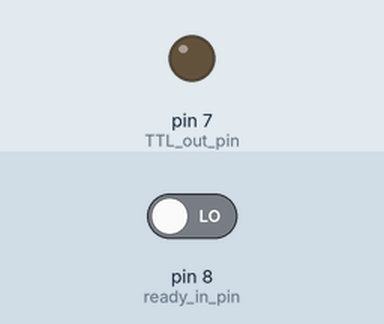
The sketch below on a simulated Arduino Uno, built with avr-gcc and run on an emulated ATmega328P. Parts: output pins drawn as LEDs (lit = HIGH). Dashed ring = blinking. Inputs (shaded band) come from the test bench; at power-on: pin 8 (ready_in_pin) LOW. Random numbers use the default seed unless the sketch sets one.

Above: at 1.2 s.
1.3 s: pin 8 (ready_in_pin) driven HIGH
At 8.07 s:
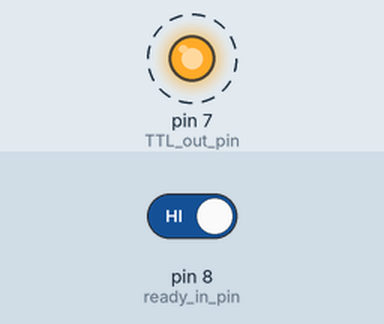
Timing chart, 0 to 10.3 s (numbered marks = the images above; inputs shaded):
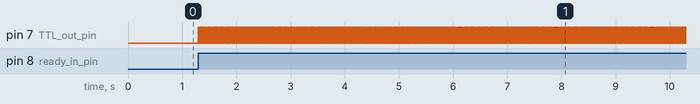

The sketch:

ttl_ardu.ino
```cpp
#define TTL_out_pin 7
#define ready_in_pin 8


// Configure _______________________________________
int pulse_width = 10;                               // milliseconds
long duration = 10;                                 // seconds
long interpulseinterval = 5;                        // minutes

//int freqs[] = {5, 10, 20, 30, 40, 50};
int freqs[] = {50, 50, 50};


// Dont touch
bool state;
int freqs_size = sizeof(freqs) / sizeof(freqs[0]); // numBytes / size of a byte

void pulse_out(int pin, int duration, int freq, int pulse_width) {

  int total_pulses = duration * freq; // number of seconds * pulses per second
  int period = 1000 / freq; // number of periods that fit into a single second (1000)

  for (int i = 0; i < total_pulses; i++) {
    digitalWrite(pin, HIGH);
    delay(pulse_width);
    digitalWrite(pin, LOW);
    delay(period - pulse_width);
  }
}

void setup() {
  pinMode(TTL_out_pin, OUTPUT);
  pinMode(ready_in_pin, INPUT);
}

void loop() {
  state = digitalRead(ready_in_pin);
  if (state == HIGH) {
    for (int i = 0; i < freqs_size; i++) {
      pulse_out(TTL_out_pin, duration, freqs[i], pulse_width);
      delay(interpulseinterval * 60000);
    }
  }
}
```

LED.cpp
```cpp
#include "LED.h"
#include "Arduino.h"

// constructor
LED::LED(int pin) {
  pinMode(pin, OUTPUT);
  _pin = pin;
}

void LED::LED_on() {
  digitalWrite(_pin, HIGH);
}

void LED::LED_off() {
  digitalWrite(_pin, LOW);
}
```

LED.h
```cpp
#ifndef LED_h
#define LED_h

#include "Arduino.h"

class LED {
  public:
    LED(int pin); // Constructor
    void LED_on();
    void LED_off();
  private:
    int _pin;
};

#endif
```

alignment.cpp
```cpp
#include "alignment.h"
#include "Arduino.h"


alignment::alignment(int pin) {
  pinMode(pin, OUTPUT);
  _pin = pin;
}

void alignment::align_onset() {
  digitalWrite(_pin, HIGH);
}

void alignment::align_offset() {
  digitalWrite(_pin, LOW);
}

void alignment:: align_shunt(bool what_to_shunt) {
  digitalWrite(_pin, what_to_shunt);
}
```

alignment.h
```cpp
#ifndef alignment_h
#define alignment_h

#include "Arduino.h"

class alignment {
  public:
    alignment(int pin); // constructor
    void align_onset();
    void align_offset();
    void align_shunt(bool what_to_shunt);
  private:
    int _pin;
};

#endif
```

lick_sensor.cpp
```cpp
#include "lick_sensor.h"
#include "Arduino.h"

// constructor
lick_sensor::lick_sensor(int pin) {
  pinMode(pin, INPUT);
  _pin = pin;
}

bool lick_sensor::is_licked(int n_checks) {
  for (int i = 0; i < n_checks; i++) {
    if (digitalRead(_pin) == true) {return true;}
  }
  return false;
}
```

lick_sensor.h
```cpp
#ifndef lick_sensor_h
#define lick_sensor_h

#include "Arduino.h"

class lick_sensor {
  public:
    lick_sensor(int pin); // Constructor
    bool is_licked(int);
  private:
    int _pin;
};

#endif
```

looming.cpp
```cpp
#include "looming.h"
#include "Arduino.h"

// constructor
looming::looming(int pin) {
  pinMode(pin, OUTPUT);
  _pin = pin;
}

void looming::loom_on() {
  digitalWrite(_pin, HIGH);
}

void looming::loom_off() {
  digitalWrite(_pin, LOW);
} 
```

looming.h
```cpp
#ifndef looming_h
#define looming_h

#include "Arduino.h"

class looming {
  public:
    looming(int pin); // Constructor
    void loom_on();
    void loom_off();
  private:
    int _pin;
};

#endif
```

probabilityFunctions.cpp
```cpp
#include "probabilityFunctions.h"
#include "Arduino.h"

String flip_coin() {
  int rand_n = random(1,100);
  if(rand_n > 50) {
    return "H";
  }
  if(rand_n < 50) {
    return "T";
  }
}

bool enforce_prob(int prob) {
  int rand_n = random(1,100);
  if(rand_n <= prob) {
    return true;
  }
  if(rand_n > prob) {
    return false;
  }
}
```

probabilityFunctions.h
```cpp
#ifndef probabilityFunctions_h
#define probabilityFunctions_h

#include "Arduino.h"

String flip_coin();
bool enforce_prob(int prob);


#endif
```

solenoid.cpp
```cpp
#include "solenoid.h"
#include "Arduino.h"

// constructor
solenoid::solenoid(int pin) {
  pinMode(pin, OUTPUT);
  _pin = pin;
}

void solenoid::valve_on() {
  digitalWrite(_pin, HIGH);
}

void solenoid::valve_off() {
  digitalWrite(_pin, LOW);
}

void solenoid::pulse_valve(int duration) {
  digitalWrite(_pin, HIGH);
  delay(duration);
  digitalWrite(_pin, LOW);
}
```

solenoid.h
```cpp
#ifndef solenoid_h
#define solenoid_h

#include "Arduino.h"

class solenoid {
  public:
    solenoid(int pin); // Constructor
    void valve_on();
    void valve_off();
    void pulse_valve(int reward_duration);
  private:
    int _pin;
};

#endif
```

sound.cpp
```cpp
#include "sound.h"
#include "Arduino.h"

// constructor
sound_player::sound_player(int pin) {
  pinMode(pin, OUTPUT);
  _pin = pin;
}

void sound_player::sound_on() {
  digitalWrite(_pin, HIGH);
}

void sound_player::sound_off() {
  digitalWrite(_pin, LOW);
} 
```

sound.h
```cpp
#ifndef sound_h
#define sound_h

#include "Arduino.h"

class sound_player {
  public:
    sound_player(int pin); // Constructor
    void sound_on();
    void sound_off();
  private:
    int _pin;
};

#endif
```

Measured:
- after the input at 1.3 s, pin 7 (TTL_out_pin): alternates HIGH for 0.01 s and LOW for 0.01 s, starting at once
